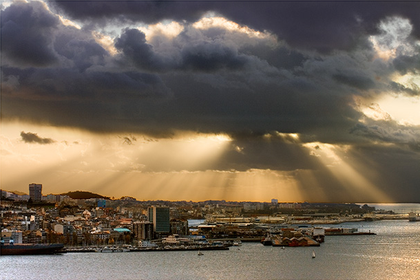
%> input picture Segundo/FSI/Practica 3/vigo.bmp, 420 x 280 px, shrunk from 610 x 407 before the run
$ octave DemoChromaKey.m   (GNU Octave 9; MATLAB toolbox functions it lacks are replaced by stand-ins)
%> lines starting %> are read from the running program, lines starting %| are printed output that depends on the picture; in (x1, y1, x2, y2) boxes, pixels count from 0 and x2, y2 are one past the last pixel; in counts of white or black regions, pixels touching at a corner belong together; the program's own positions count from 1
%> further down, Escenario is the input picture: size 280x420x3 uint8; mean R, G, B 115.1, 102.3, 87.6
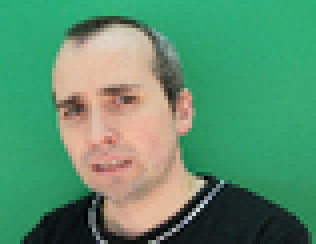
%> input picture Segundo/FSI/Practica 3/FondoVerde1.bmp, 79 x 61 px, shrunk from 115 x 88 before the run (shown 4 times larger)
%> further down, ImCamara is the input picture: size 61x79x3 uint8; mean R, G, B 88.9, 144.9, 109.2
### Segundo/FSI/Practica 3/ChromaKey.m
function Mascara = ChromaKey(imagen)
%%%%%%%%%%%%%%%%%%%%%%%%%%%%%%%%%%%%%%%%%%%%%%%%%%%%
%                                                  %
% Mascara.                                         %
%                                                  %
% Busca el color llave en la imagen y hace una     %
% mascara de lo que no es color llave.             %
%                                                  %
% imagen: imagen de entrada.                       %
%                                                  %
% Mascara: los unos indican que puntos no son      %
%          fondo.                                  %
%                                                  %
%%%%%%%%%%%%%%%%%%%%%%%%%%%%%%%%%%%%%%%%%%%%%%%%%%%%
img = im2double(imagen);
[m,n,ndim] = size(img);
%> m = 61; n = 79; ndim = 3
umbral = 0.15; % Inicializar
Rmed = 0.1899;
Gmed = 0.6785;
Bmed = 0.4647; % Color llave
%
% Buscar el color llave
%
for i=1:m,
    for j=1:n,
        R = img(i,j,1);
        G = img(i,j,2);
        B = img(i,j,3); % Color de la imagen
        dist1 = (1/3)*(abs(R-Rmed)+abs(G-Gmed)+abs(B-Bmed)); % Distancia (norma 1)
        if (dist1<umbral)
            masc(i,j) = 0.0;
        else
            masc(i,j) = 1.0;
        end
    end
end
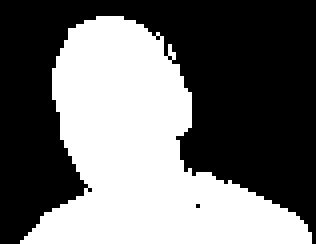
%> masc: size 61x79 double (shown 4 times larger); values 0 (black) and 1 (white), 43.5% white; 1 white region, box (x1, y1, x2, y2) and area: (5, 4, 78, 61) 2095
ee = strel('square',3);
masc = imclose(imopen(masc,ee),ee); % Corregir la mascara
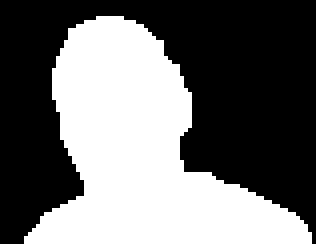
%> masc: size 61x79 double (shown 4 times larger); values 0 (black) and 1 (white), 43.4% white; 1 white region, box (x1, y1, x2, y2) and area: (6, 4, 78, 61) 2090
%
% Final.
%
Mascara = masc;

### Segundo/FSI/Practica 3/Fusion.m
function ImOut = Fusion(ImFondo,ImNueva,Mascara,PosHor)
%> called with PosHor = 120
%%%%%%%%%%%%%%%%%%%%%%%%%%%%%%%%%%%%%%%%%%%%%%%%%%%%
%                                                  %
% Fusion.                                          %
%                                                  %
% Funde una imagen de fondo y una imagen nueva.    %
% La mascara indica la zona de interes.            %
%                                                  %
% ImFondo: imagen de fondo.                        %
% ImNueva: imagen que se va a "pegar encima".      %
% Mascara: para saber los puntos de interes.       %
% PosHor:  punto de la ultima linea donde se       %
%          "pega" la nueva imagen.                 %
%                                                  %
% ImOut: imagen resultado.                         %
%                                                  %
%%%%%%%%%%%%%%%%%%%%%%%%%%%%%%%%%%%%%%%%%%%%%%%%%%%%
[Ymax,Xmax,ndim] = size(ImFondo);
%> Ymax = 280; Xmax = 420
[DeltaY,DeltaX,ndim] = size(ImNueva);
%> DeltaY = 61; DeltaX = 79
y1 = Ymax;
%> y1 = 280
y0 = y1-DeltaY+1;
%> y0 = 220
x0 = PosHor;
x1 = x0+DeltaX-1;
%> x1 = 198
if (y0<1)
    y0 = 1;
end
if (x0<1)
    x0 = 1;
end
if (x1>Xmax)
    x1 = Xmax;
end % Inicio
%
% Primero copiar todo el fondo.
%
ImOut = ImFondo;
%
% Ahora copiar.
%
for x=x0:x1,
    for y=y0:y1,
        Xrel = x-x0+1;
        Yrel = y-y0+1;
        if (Mascara(Yrel,Xrel))
            ImOut(y,x,:) = ImNueva(Yrel,Xrel,:);
        end
    end
end
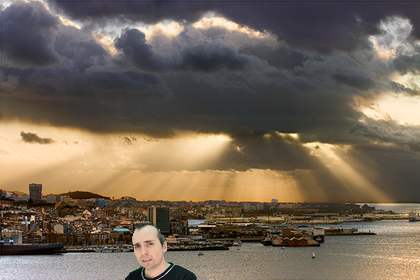
%> ImOut: size 280x420x3 uint8; 1.78% of pixels changed, all inside (x1, y1, x2, y2) = (125, 223, 197, 280)


### Segundo/FSI/Practica 3/DemoChromaKey.m
%
% Demo de "Chroma-Key"....
%
% Pues eso... es una demo de una tecnica muy usada en estudios de TV.
%
Escenario = imread('vigo.bmp'); % Tenemos un escenario "virtual"
ImCamara = imread('FondoVerde1.bmp'); % Y una imagen que viene de la camara
%
% Ahora se "funden las dos".
%
Mascara = ChromaKey(ImCamara); % Se busca el color llave y se "destaca" lo que no es color llave
Resultado = Fusion(Escenario,ImCamara,Mascara,120); % Y se "mezclan" las dos imagenes
figure,imshow(ImCamara),title('Imagen Capturada.');
figure,imshow(Escenario),title('Fondo <<enlatado>>.');
figure,imshow(Resultado),title('Mezcla.'); % Y se ense馻 todo....
%%%%%%%%%%%%%%%%%%%%%%%%%%%%%%%%%%%%%%%%%%%%%%%%%%%%%%%%%%%%%%%%%%%%%%%%%%
%% MUCHOS ESTAREIS PENSANDO QUE ESTO SE HACE MEJOR CON EL PHOTOSHOP, 縉O?
%% ES CIERTO PERO....
%% Y SI LO QUEREIS HACER EN MEDIA HORA DE VIDEO
%% (1800 segundos x 25 imag/seg = 45000 imagenes).
%%
%% ALGUNA SOLUCION HABRIA,
%% 縍ECORTAR AL PRESENTADOR "A MANO" Y PEGARLO EN TODAS LAS IMAGENES?
%% SOLO SIRVE SI NO SE MUEVE
%%
%% O LO QUE ES MUCHO PEOR: 縌UE PASA SI LO QUEREMOS HACER EN TIEMPO REAL?
%%%%%%%%%%%%%%%%%%%%%%%%%%%%%%%%%%%%%%%%%%%%%%%%%%%%%%%%%%%%%%%%%%%%%%%%%%
